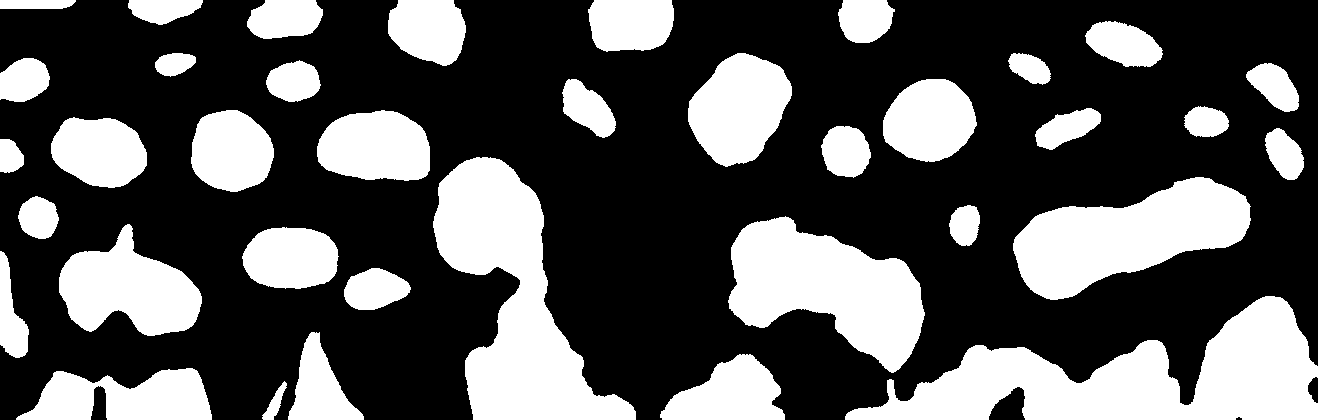
#> input picture patterns/komonfugu/Kj_026.png, 1318 x 420 px
$ python mono_CV4.py komonfugu/Kj_026.png
#> lines starting #> are read from the running program, lines starting #| are printed output that depends on the picture; after the words box and inside, x2 and y2 are one past the last pixel; in counts of white or black regions, pixels touching at a corner belong together
from __future__ import division, print_function
import numpy as np
import cv2               # OpenCV 4.x
import sys, os
import math
import yaml
from collections import OrderedDict

##### YAML <-> OrderedDict
def represent_odict(dumper, instance):
    return dumper.represent_mapping('tag:yaml.org,2002:map', instance.items())
def construct_odict(loader, node):
    return OrderedDict(loader.construct_pairs(node))
yaml.add_representer(OrderedDict, represent_odict)
yaml.add_constructor('tag:yaml.org,2002:map', construct_odict)
######

### default parameters
param = OrderedDict()
param['diameter'] = 20
param['sigmaColor'] = 150
param['sigmaSpace'] = 150
param['a_thresh_type'] = 0
param['a_thresh_blocksize'] = 10
param['a_thresh_offset'] = 0
param['a_thresh_offset2'] = 2
###

initializing = True

###### input & output files
argv = sys.argv
infile = argv[1]
fname, ext = os.path.splitext(infile)

mono_file = fname + "_mono.bmp"
param_file = fname + "_param.yml"

###### global images & variants
disp_contours_mono = True

img_in = cv2.imread(infile, cv2.IMREAD_COLOR)
#> img_in is the input picture: shape (420, 1318, 3); 33.5% white; 37 white regions, largest, box (x1, y1, x2, y2) and area: (845, 296, 1318, 420) 28097, (433, 157, 636, 420) 23742, (728, 216, 925, 373) 17558

img_out_mono = np.zeros(img_in.shape[0:2], np.uint8)

if os.path.exists(param_file):             # load param file (if exists)
    with open(param_file, 'r') as f:
        param = yaml.safe_load(f)

# kernel = np.ones((7,7),np.uint8)
kernel = cv2.getStructuringElement(cv2.MORPH_ELLIPSE, (5, 5))

def init():
    global initializing

    cv2.namedWindow("img_blur", cv2.WINDOW_NORMAL)

    cv2.createTrackbar("diameter", "img_blur", param['diameter'], 50, onSlidersChange)
    cv2.createTrackbar("sigmaColor", "img_blur", param['sigmaColor'], 300, onSlidersChange)
    cv2.createTrackbar("sigmaSpace", "img_blur", param['sigmaSpace'], 300, onSlidersChange)
    cv2.moveWindow("img_blur", 800, 200)


    cv2.namedWindow("param", cv2.WINDOW_NORMAL)

    cv2.createTrackbar("mean/Gauss", "param", param['a_thresh_type'], 1, onSlidersChange)
    cv2.createTrackbar("blocksize", "param", param['a_thresh_blocksize'], 100, onSlidersChange)
    cv2.createTrackbar("offset+", "param", param['a_thresh_offset'], 50, onSlidersChange)
    cv2.createTrackbar("offset-", "param", param['a_thresh_offset2'], 50, onSlidersChange)
    cv2.moveWindow("param", 800, 720)

    cv2.namedWindow("img_mono")
    cv2.moveWindow("img_mono", 1200, 720)

    initializing = False

def onSlidersChange(x):
    global initializing, param

    if initializing:
        print("[LOG]: Skipping onSlidersChange during initilization.")
        return

    param['diameter'] = cv2.getTrackbarPos("diameter", "img_blur")
    param['sigmaColor'] = cv2.getTrackbarPos("sigmaColor", "img_blur")
    param['sigmaSpace'] = cv2.getTrackbarPos("sigmaSpace", "img_blur")

    param['a_thresh_type'] = cv2.getTrackbarPos("mean/Gauss", "param")
    param['a_thresh_blocksize'] = cv2.getTrackbarPos("blocksize", "param")
    param['a_thresh_offset'] = cv2.getTrackbarPos("offset+", "param")
    param['a_thresh_offset2'] = cv2.getTrackbarPos("offset-", "param")

    processImage()

def processImage():
    global img_out_mono, img_out_cont, img_out_cont_r
    global stats

    ### blur image for easy-binarization
    img_blur = blur(img_in)
    cv2.imshow("img_blur", img_blur)
    # cv2.moveWindow("img_blur", 400, 100)

    ### make mono image
    img_blur_gray = cv2.cvtColor(img_blur, cv2.COLOR_BGR2GRAY)
    img_mono = binarize(img_blur_gray)
    img_out_mono = img_mono
    cv2.imshow("img_mono", img_out_mono)
    # cv2.moveWindow("img_mono", 400, 600)

def blur(img):
    img_blur = cv2.bilateralFilter(img, param['diameter'], param['sigmaColor'], param['sigmaSpace'])

    return img_blur

def binarize(img):
    if param['a_thresh_type'] == 0:
        img_mono = cv2.adaptiveThreshold(img, 255, cv2.ADAPTIVE_THRESH_MEAN_C, \
                                         cv2.THRESH_BINARY, (param['a_thresh_blocksize'] + 1) * 2 + 1, \
                                         param['a_thresh_offset'] - param['a_thresh_offset2'])
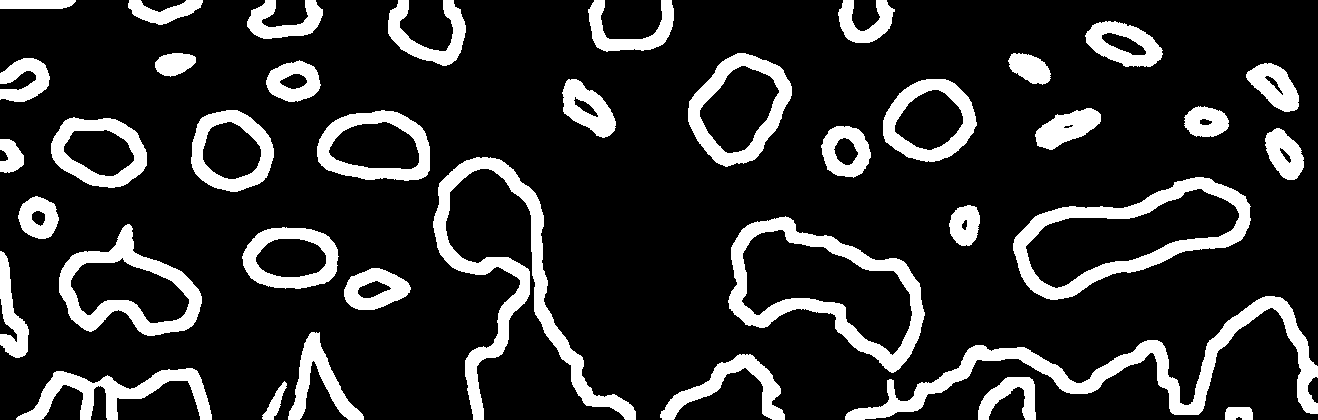
#> img_mono: shape (420, 1318); 17.3% white; 39 white regions, largest, box (x1, y1, x2, y2) and area: (845, 296, 1318, 420) 9440, (433, 157, 636, 420) 8966, (728, 216, 925, 373) 7108

    else:
        img_mono = cv2.adaptiveThreshold(img, 255, cv2.ADAPTIVE_THRESH_GAUSSIAN_C, \
                                         cv2.THRESH_BINARY, (param['a_thresh_blocksize'] + 1) * 2 + 1, \
                                         param['a_thresh_offset'] - param['a_thresh_offset2'])

    img_closing = cv2.morphologyEx(img_mono, cv2.MORPH_CLOSE, kernel)
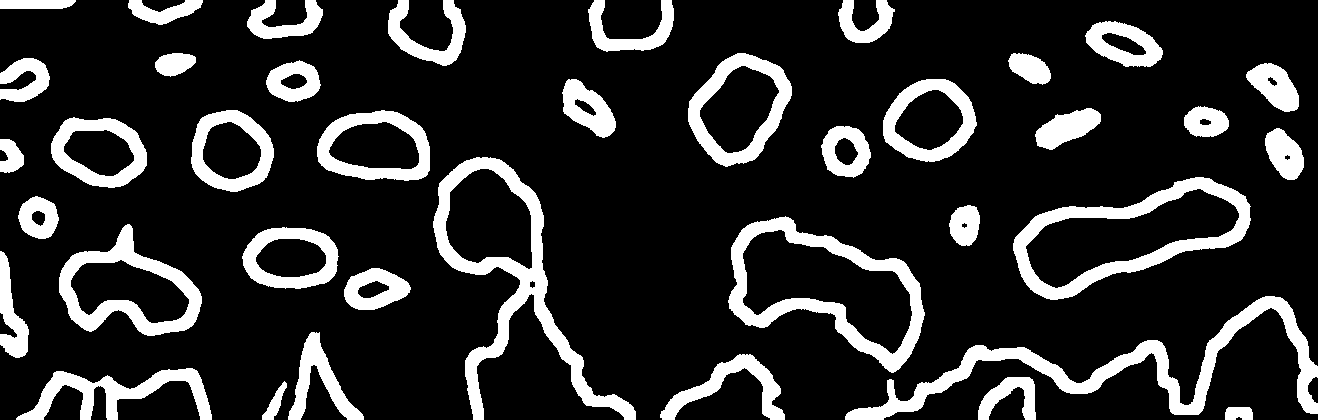
#> img_closing: shape (420, 1318); 17.4% white; 39 white regions, largest, box (x1, y1, x2, y2) and area: (845, 296, 1318, 420) 9473, (433, 157, 636, 420) 9035, (728, 216, 925, 373) 7118
    img_mono = img_closing

    img_opening = cv2.morphologyEx(img_mono, cv2.MORPH_OPEN, kernel)
#> img_opening: shape (420, 1318); 17.4% white; 39 white regions, largest, box (x1, y1, x2, y2) and area: (845, 296, 1318, 420) 9466, (433, 157, 636, 420) 9032, (728, 216, 925, 373) 7111
    img_mono = img_opening

    return img_mono

#### main
init()
processImage()

while(1):
    key = cv2.waitKey(1) & 0xFF
#> (key Esc is pressed here)
    if key == 27:  # Esc
        break

    elif key == ord('c'):  # toggle contours display (mono)
        disp_contours_mono = not disp_contours_mono
        processImage()

    elif key == ord('s'):  # save images, parameters
        print("save to: ", mono_file)
        cv2.imwrite(mono_file, img_out_mono)

        print("save to: ", param_file)
        with open(param_file, 'w') as f:
            f.write(yaml.dump(param, default_flow_style=False))
        print()

cv2.destroyAllWindows()

$ run again, on patterns/komonfugu/Kj_066.png
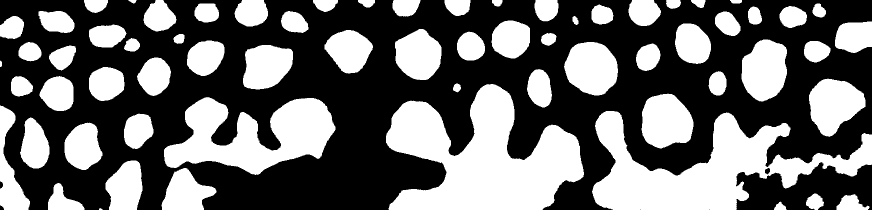
#> input picture patterns/komonfugu/Kj_066.png, 1744 x 420 px (shown at 1/2 size)
#> img_in is the input picture: shape (420, 1744, 3); 41.3% white; 66 white regions, largest, box (x1, y1, x2, y2) and area: (772, 168, 1168, 420) 57357, (1184, 222, 1744, 420) 47928, (328, 194, 671, 350) 29785
#> in binarize, `img_mono = cv2.adaptiveThreshold(img, 255, cv2.ADAPTIVE_THRESH_MEAN_C,..`:
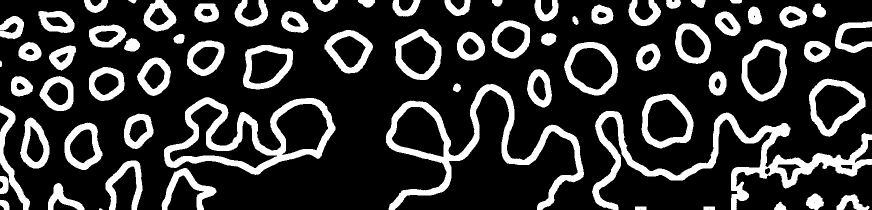
#> img_mono: shape (420, 1744) (shown at 1/2 size); 21.2% white; 70 white regions, largest, box (x1, y1, x2, y2) and area: (1184, 222, 1744, 420) 20473, (772, 168, 1168, 420) 16287, (328, 194, 671, 350) 14944
#> img_closing: shape (420, 1744); 21.2% white; 69 white regions, largest, box (x1, y1, x2, y2) and area: (1184, 222, 1744, 420) 20576, (772, 168, 1168, 420) 16313, (328, 194, 671, 350) 14989
#> img_opening: shape (420, 1744); 21.2% white; 69 white regions, largest, box (x1, y1, x2, y2) and area: (1184, 222, 1744, 420) 20565, (772, 168, 1168, 420) 16309, (328, 194, 671, 350) 14985

$ run again, on patterns/komonfugu/Kj_067.png
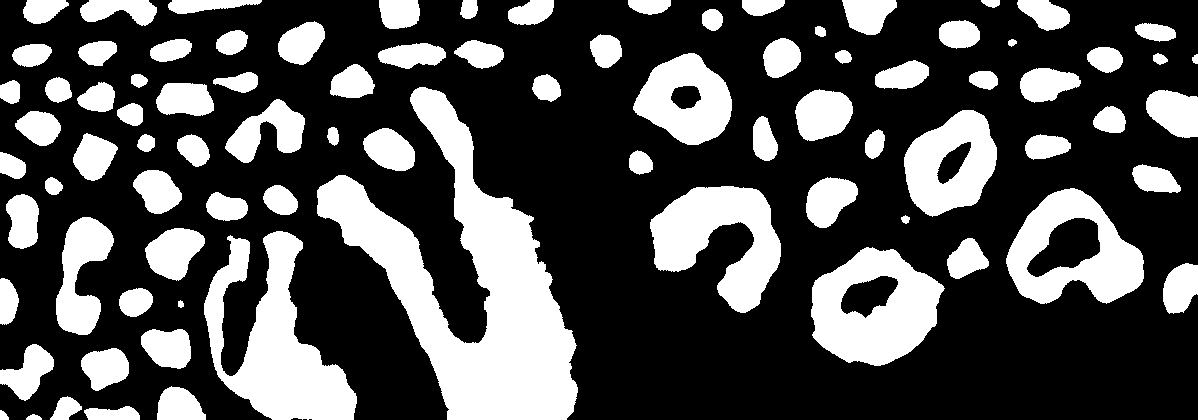
#> input picture patterns/komonfugu/Kj_067.png, 1198 x 420 px
#> img_in is the input picture: shape (420, 1198, 3); 30.8% white; 86 white regions, largest, box (x1, y1, x2, y2) and area: (317, 87, 578, 420) 32417, (204, 231, 357, 420) 13632, (811, 247, 945, 366) 9945
#> in binarize, `img_mono = cv2.adaptiveThreshold(img, 255, cv2.ADAPTIVE_THRESH_MEAN_C,..`:
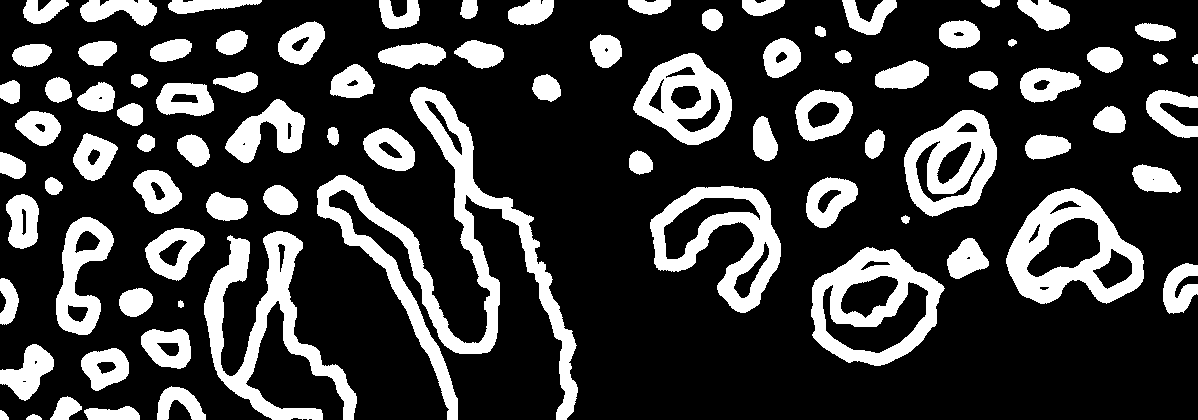
#> img_mono: shape (420, 1198); 23.7% white; 86 white regions, largest, box (x1, y1, x2, y2) and area: (317, 87, 578, 420) 15732, (204, 231, 357, 420) 8634, (1006, 188, 1144, 304) 7205
#> in binarize, `img_closing = cv2.morphologyEx(img_mono, cv2.MORPH_CLOSE, kernel)`:
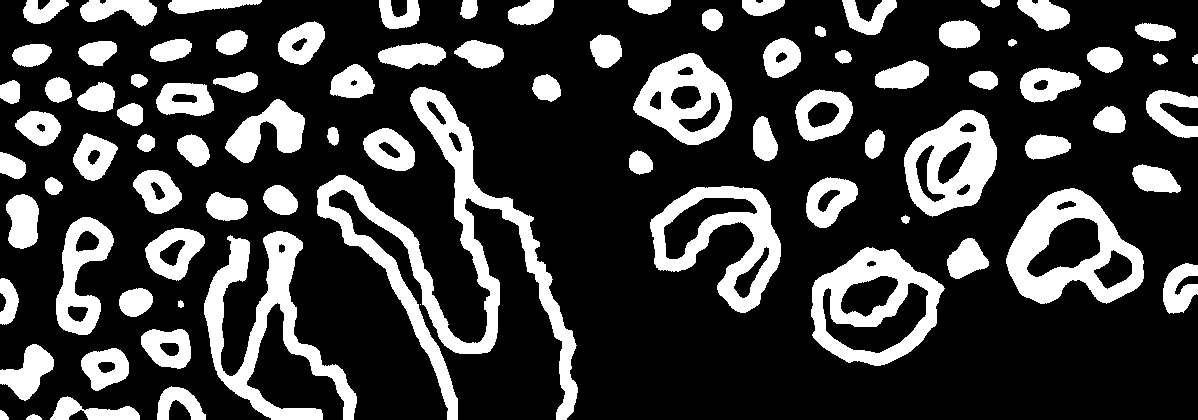
#> img_closing: shape (420, 1198); 24% white; 86 white regions (1 under 20 px), largest, box (x1, y1, x2, y2) and area: (317, 87, 578, 420) 15853, (204, 231, 357, 420) 8731, (1006, 188, 1144, 304) 7332
#> img_opening: shape (420, 1198); 24% white; 86 white regions, largest, box (x1, y1, x2, y2) and area: (317, 87, 578, 420) 15846, (204, 231, 357, 420) 8728, (1006, 188, 1144, 304) 7330

$ run again, on patterns/komonfugu/Kj_068.png
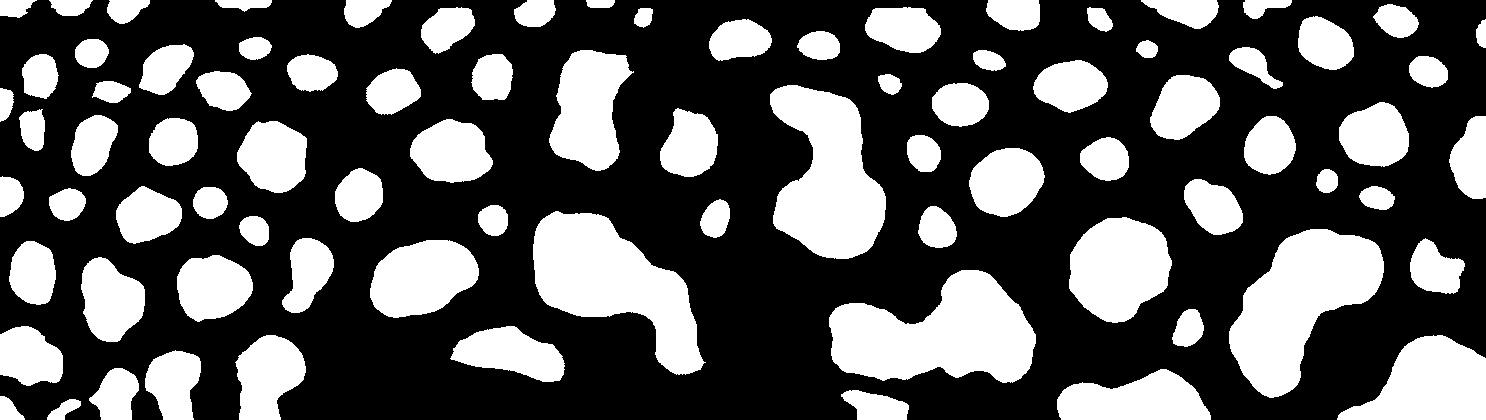
#> input picture patterns/komonfugu/Kj_068.png, 1486 x 420 px
#> img_in is the input picture: shape (420, 1486, 3); 33.9% white; 84 white regions, largest, box (x1, y1, x2, y2) and area: (829, 270, 1036, 383) 15189, (1229, 229, 1384, 398) 14247, (533, 211, 706, 375) 14192
#> in binarize, `img_mono = cv2.adaptiveThreshold(img, 255, cv2.ADAPTIVE_THRESH_MEAN_C,..`:
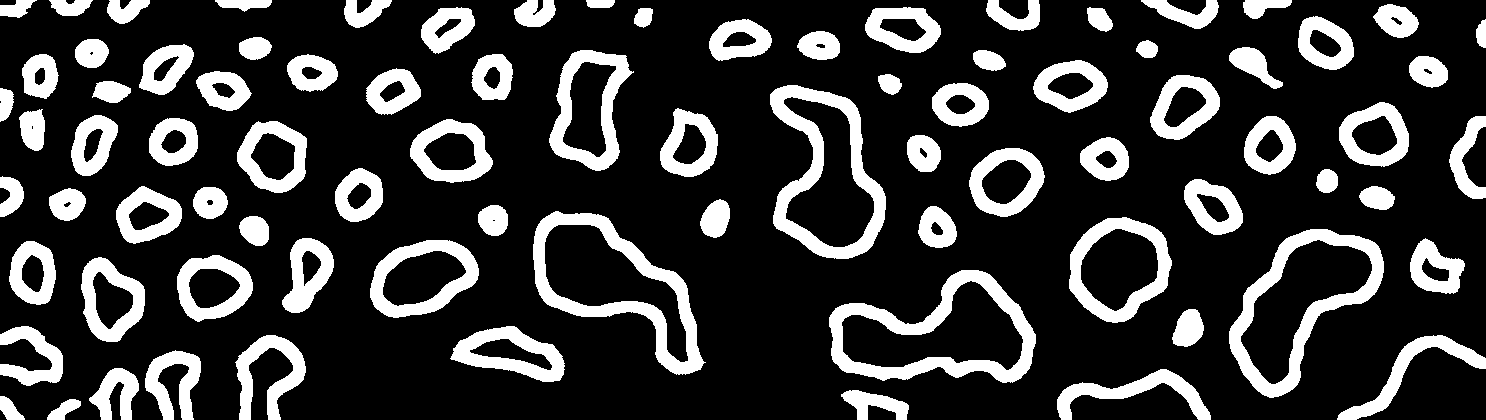
#> img_mono: shape (420, 1486); 21.5% white; 84 white regions, largest, box (x1, y1, x2, y2) and area: (829, 270, 1036, 383) 6822, (533, 211, 706, 375) 6441, (770, 85, 886, 259) 6228
#> img_closing: shape (420, 1486); 21.6% white; 84 white regions, largest, box (x1, y1, x2, y2) and area: (829, 270, 1036, 383) 6827, (533, 211, 706, 375) 6444, (770, 85, 886, 259) 6232
#> img_opening: shape (420, 1486); 21.6% white; 84 white regions, largest, box (x1, y1, x2, y2) and area: (829, 270, 1036, 383) 6825, (533, 211, 704, 375) 6438, (770, 85, 886, 259) 6230
